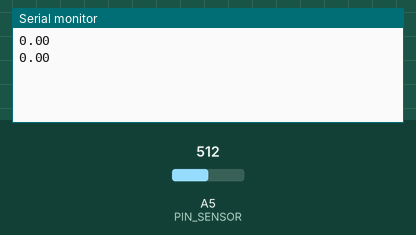
This sketch was run on a simulated Arduino Uno, built with avr-gcc and run on an emulated ATmega328P. On the bench: the last lines printed to the serial monitor. The test bench sets the inputs (shaded band); at power-on: A5 (PIN_SENSOR) = 512.

Above: at 1.2 s.
1.3 s: A5 (PIN_SENSOR) set to 306
At 1.8 s:
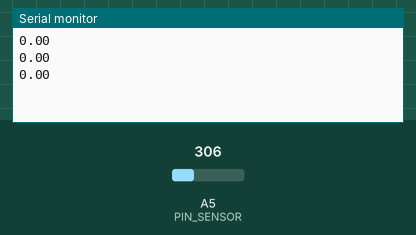
2.8 s: A5 (PIN_SENSOR) set to 122
At 3.6 s:
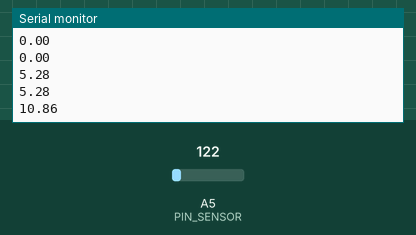
Timing chart, 0 to 5.8 s (numbered marks = the images above; inputs shaded):
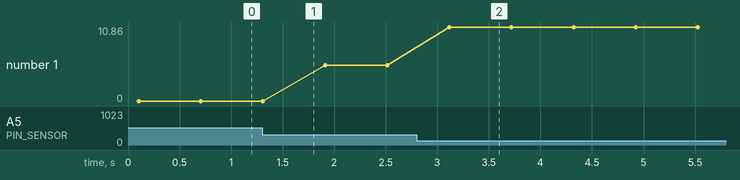

The sketch:

Programa_sensor__1_.ino
```cpp
const int PIN_SENSOR = A5;

// Valores medidos con tus soluciones de calibración
const float V_PH686 = 1.2405;
const float PH_REF686 = 6.86;
const float V_PH4 = 1.701;
const float PH_REF4 = 4.00;

float leerVoltaje() {
  long suma = 0;

  for (int i = 0; i < 20; i++) {
    suma += analogRead(PIN_SENSOR);
    delay(5);
  }

  float promedio = suma / 20.0;
  return promedio * 5.0 / 1023.0;
}

float calcularPH(float voltaje) {
  float pendiente = (PH_REF4 - PH_REF686) /
                    (V_PH4 - V_PH686);

  float ph = PH_REF686 +
             pendiente * (voltaje - V_PH686);

  return constrain(ph, 0.0, 14.0);
}

void setup() {
  Serial.begin(9600);
}

void loop() {
  float voltaje = leerVoltaje();
  float ph = calcularPH(voltaje);

  // Enviar solamente el pH al Arduino de la pantalla
  Serial.println(ph, 2);

  delay(500);
}
```

Measured:
- after the input at 2.8 s, the serial monitor: prints a new line after 0.32 s (image 2)
- plotted number 1: 0 → 5.28 after the input at 1.3 s, 5.28 → 10.86 after the input at 2.8 s
